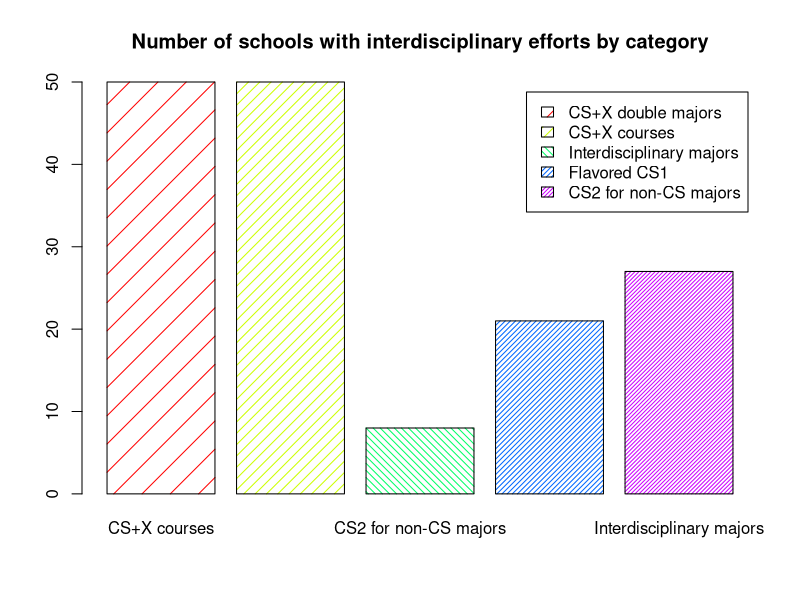

This chart was generated by the following R code:
# Set up data
categories <- c("CS+X double majors", "CS+X courses", "Interdisciplinary majors", "Flavored CS1", "CS2 for non-CS majors")
data <- c(rep("CS+X double majors", 50), rep("CS+X courses", 50), rep("Interdisciplinary majors", 27), 
          rep("Flavored CS1", 21), rep("CS2 for non-CS majors", 8))

angle1 <- rep(c(45,45,135), length.out=7)
density1 <- seq(5,35,length.out=5)
clrs <- c("red", "orange", "yellow", "green", "cyan", "dodgerblue2", "dodgerblue4", "darkslateblue", "darkorchid")
barplot(table(data), main="Number of schools with interdisciplinary efforts by category", col = rainbow(5), angle = angle1,density = density1, legend=categories)
#legend("topright", legend=categories, ncol=5, fill=TRUE, col=rainbow(5), angle=angle1, density=density1)